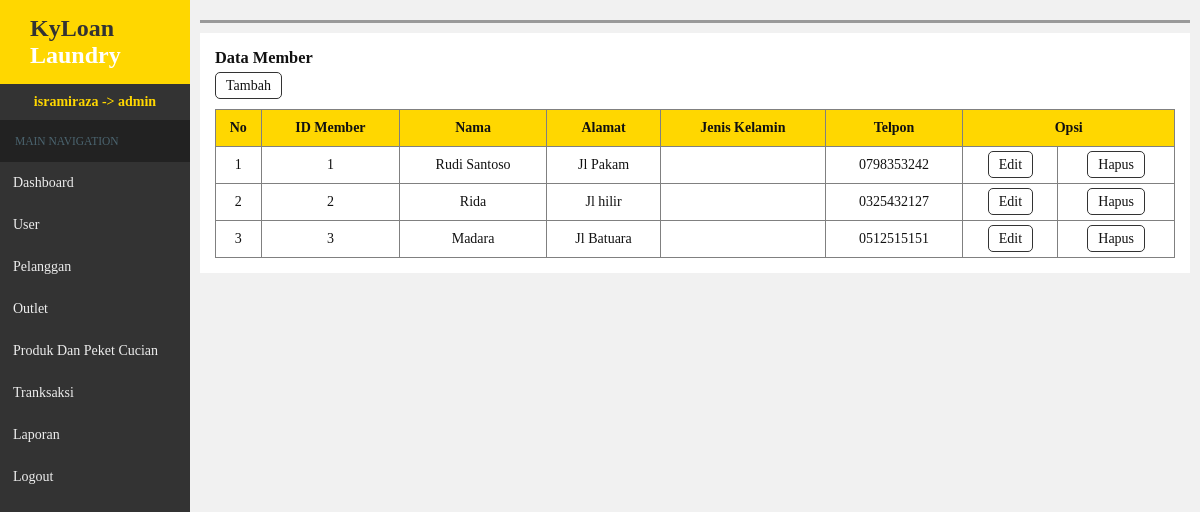
Page /admin/index.php?hal=pelanggan (signed in) on the committed database.
### tables this page shows
CREATE TABLE `member` (
  `id_member` int(5) NOT NULL,
  `nama` varchar(35) NOT NULL,
  `alamat` varchar(50) NOT NULL,
  `jk` varchar(10) NOT NULL,
  `telp` varchar(13) NOT NULL
);

### admin/pelanggan.php (the view)
<section class="content">
<h3>Data Member</h3>
<a class="btn add" href="index.php?hal=pelanggan&aksi=input">Tambah</a>
	<table width="100%" border="1">
		<tr>
			<th>No</th>
			<th>ID Member</th>
			<th>Nama</th>
			<th>Alamat</th>
			<th>Jenis Kelamin</th>
			<th>Telpon</th>
			<th colspan="2">Opsi</th>
		</tr>
			<?php
			$i = 1;
			$q = $kdb->query("SELECT * FROM member");
			while($row = $q->fetch_assoc()){
			?>
		<tr align="center">
			<td><?php echo $i++; ?></td>
			<td><?php echo $row['id_member'];?></td>
			<td><?php echo $row['nama'];?></td>
			<td><?php echo $row['alamat'];?></td>
			<td><?php echo $row['jenis_kelamin'];?></td>
			<td><?php echo $row['telp'];?></td>
			<td><a class="btn edit" href="index.php?hal=pelanggan&aksi=edit&id=<?php echo $row['id_member'];?>">Edit</a></td>
			<td><a class="btn delete" onclick="return confirm('Yakin untuk menghapus ?')" href="index.php?hal=pelanggan&aksi=delete&id=<?php echo $row['id_member'];?>">Hapus</a></td>
		<?php }?>
		</tr>
	</table>
</section>

### admin/css/style.css (style rules this page uses)
* { margin:0;padding:0;box-sizing:border-box;list-style-type:none; text-decoration:none;color:#111; }
body { background-color:#f1f1f1; font-family:trebuchet MS; height:100%; }
.content { background-color: white;padding:15px;width:100%;overflow-x: auto; }
.content h3 { margin-bottom:10px; }
.btn { border:1px solid #333;border-radius:5px;padding:5px 10px;cursor:pointer; }
table { border-collapse:collapse;margin-top:15px; }
th, td { padding:10px 4px; }
th { background-color:gold; }

### rows in the picture
member: id_member "1", nama "Rudi Santoso", alamat "Jl Pakam", telp "0798353242"
member: id_member "2", nama "Rida", alamat "Jl hilir", telp "0325432127"
member: id_member "3", nama "Madara", alamat "Jl Batuara", telp "0512515151"

### other values in the picture
$_SESSION['nama1'] "isramiraza"
$_SESSION['level1'] "admin"
